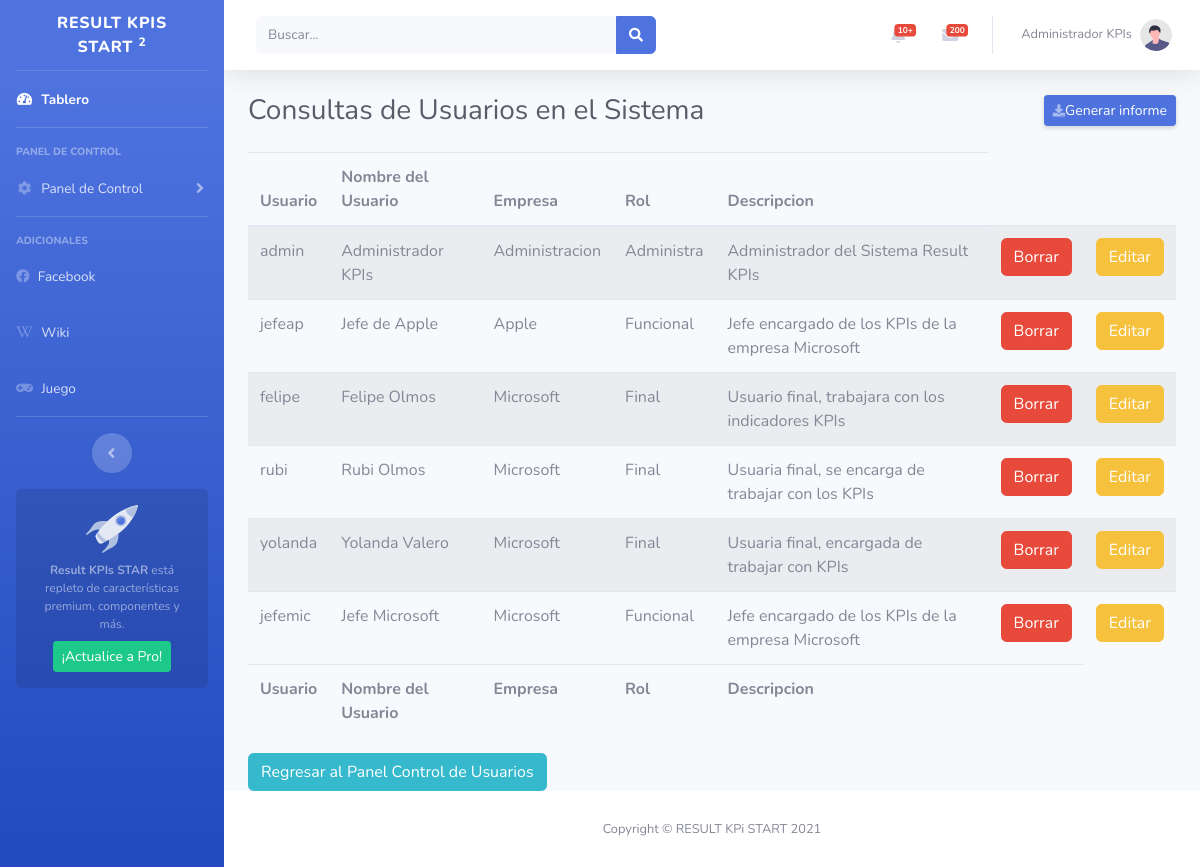
The page /ConsultasUsuarios.php (signed in) on the database its author committed.
### tables this page shows
CREATE TABLE `usuarios` (
  `id` int(11) NOT NULL,
  `usuario` varchar(40) NOT NULL,
  `contraseña` varchar(50) NOT NULL,
  `nombre` varchar(80) NOT NULL,
  `rol` int(11) NOT NULL,
  `descripcion` text DEFAULT NULL,
  `empresa_id` int(11) NOT NULL
);

CREATE TABLE `empresa` (
  `id` int(10) NOT NULL,
  `nombre` varchar(15) DEFAULT NULL
);

CREATE TABLE `roles` (
  `id` int(10) NOT NULL,
  `nivel` int(2) DEFAULT NULL,
  `tipo` varchar(10) DEFAULT NULL
);

### ConsultasUsuarios.php (the view, shortened to what this page needs)
<?php
$nombre = $_SESSION['nombre'];
?>
<!DOCTYPE html>
<html lang="es">
<head>
    <link href="vendor/fontawesome-free/css/all.min.css" rel="stylesheet" type="text/css">
    <link href="css/sb-admin-2.min.css" rel="stylesheet">
</head>
<body id="page-top">
    <div id="wrapper">
        <ul class="navbar-nav bg-gradient-primary sidebar sidebar-dark accordion" id="accordionSidebar">
            <a class="sidebar-brand d-flex align-items-center justify-content-center" href="principal.php">
                <div class="sidebar-brand-text mx-3">Result KPIs START <sup>2</sup></div>
            </a>
            <hr class="sidebar-divider my-0">
            <li class="nav-item active">
                <a class="nav-link" href="principal.php">
                    <i class="fas fa-fw fa-tachometer-alt"></i>
                    <span>Tablero</span></a>
            </li>
            <hr class="sidebar-divider">
            <div class="sidebar-heading">
                Panel de Control
            </div>
            <li class="nav-item">
                <a class="nav-link collapsed" href="#" data-toggle="collapse" data-target="#collapseTwo" aria-expanded="true" aria-controls="collapseTwo">
                    <i class="fas fa-fw fa-cog"></i>
                    <span>Panel de Control</span>
                </a>
            </li>
            <hr class="sidebar-divider">
            <div class="sidebar-heading">
                Adicionales
            </div>
            <li class="nav-item">
                <a class="nav-link" href="https://www.youtube.com/watch?v=DWcJFNfaw9c">
                    <i class="fab fa-facebook"></i>
                    <span>Facebook</span></a>
            </li>
            <li class="nav-item">
                <a class="nav-link" href="https://es.wikipedia.org/wiki/Wikipedia:Portada">
                    <i class="fab fa-wikipedia-w"></i>
                    <span>Wiki</span></a>
            </li>
            <li class="nav-item">
                <a class="nav-link" href="https://www.juegos.com">
                    <i class="fas fa-gamepad"></i>
                    <span>Juego</span></a>
            </li>
            <hr class="sidebar-divider d-none d-md-block">
            <div class="text-center d-none d-md-inline">
                <button class="rounded-circle border-0" id="sidebarToggle"></button>
            </div>
            <div class="sidebar-card">
                <img class="sidebar-card-illustration mb-2" src="img/undraw_rocket.svg" alt="">
                <p class="text-center mb-2"><strong>Result KPIs STAR</strong> está repleto de características premium, componentes y más.</p>
                <a class="btn btn-success btn-sm" href="404.html">¡Actualice a Pro!</a>
            </div>
        </ul>
        <div id="content-wrapper" class="d-flex flex-column">
            <div id="content">
                <nav class="navbar navbar-expand navbar-light bg-white topbar mb-4 static-top shadow">
                    <form class="d-none d-sm-inline-block form-inline mr-auto ml-md-3 my-2 my-md-0 mw-100 navbar-search">
                        <div class="input-group">
                            <input type="text" class="form-control bg-light border-0 small" placeholder="Buscar..." aria-label="Search" aria-describedby="basic-addon2">
                            <div class="input-group-append">
                                <button class="btn btn-primary" type="button">
                                    <i class="fas fa-search fa-sm"></i>
                                </button>
                            </div>
                        </div>
                    </form>
                    <ul class="navbar-nav ml-auto">
                        <li class="nav-item dropdown no-arrow mx-1">
                            <a class="nav-link dropdown-toggle" href="#" id="alertsDropdown" role="button" data-toggle="dropdown" aria-haspopup="true" aria-expanded="false">
                                <span class="badge badge-danger badge-counter">10+</span>
                            </a>
                        </li>
                        <li class="nav-item dropdown no-arrow mx-1">
                            <a class="nav-link dropdown-toggle" href="#" id="messagesDropdown" role="button" data-toggle="dropdown" aria-haspopup="true" aria-expanded="false">
                                <span class="badge badge-danger badge-counter">200</span>
                            </a>
                        </li>
                        <li class="nav-item dropdown no-arrow">
                            <a class="nav-link dropdown-toggle" href="#" id="userDropdown" role="button" data-toggle="dropdown" aria-haspopup="true" aria-expanded="false">
                                <span class="mr-2 d-none d-lg-inline text-gray-600 small"><?php echo $nombre; ?> </span>
                                <img class="img-profile rounded-circle" src="img/undraw_profile.svg">
                            </a>
                        </li>
                    </ul>
                </nav>
                <div class="container-fluid">
                    <div class="d-sm-flex align-items-center justify-content-between mb-4">
                        <h1 class="h3 mb-0 text-gray-800">Consultas de Usuarios en el Sistema</h1>
                        <a href="ReporteUsuarios.php" class="d-none d-sm-inline-block btn btn-sm btn-primary shadow-sm"><i class="fas fa-download fa-sm text-white-50"></i>Generar informe</a>
                    </div>
                    <?php
                    $mysqli = new mysqli("localhost", "root", "", "kpis");
                    $query = "SELECT usuarios.*, roles.tipo, empresa.nombre empresa_nombre
    FROM usuarios
   INNER JOIN roles ON usuarios.rol =roles.id
   INNER JOIN empresa ON usuarios.empresa_id=empresa.id order by empresa.id, usuarios.id desc ";
                    $result = $mysqli->query($query);
                    ?>
                    <table width="100%" class="table table-responsive table-striped">
                        <thead>
                            <tr>
                                <th>Usuario</th>
                                <th>Nombre del Usuario</th>
                                <th>Empresa</th>
                                <th>Rol</th>
                                <th>Descripcion</th>
                            </tr>
                        </thead>
                        <tbody>
                            <?php
                            if ($result->num_rows > 0) {
                                while ($row = $result->fetch_assoc()) {
                            ?>
                                    <tr>
                                        <td>
                                            <?php echo $row['usuario'] ?>
                                        </td>
                                        <td>
                                            <?php echo $row['nombre'] ?>
                                        </td>
                                        <td>
                                            <?php echo $row['empresa_nombre'] ?>
                                        </td>
                                        <td>
                                            <?php echo $row['tipo'] ?>
                                        </td>
                                        <td>
                                            <?php echo $row['descripcion'] ?>
                                        </td>
                                        <td>
                                            <a class="btn btn-danger" href="Borrar.php?Id=<?php echo $row['id'] ?>">Borrar</a>
                                        </td>
                                        <td>
                                            <a class="btn btn-warning" href="Modificausuarios.php?Id=<?php echo $row['id'] ?>">Editar</a>
                                        </td>
                                    </tr>
                            <?php
                                }
                            }
                            ?>
                        </tbody>
                        <tfoot>
                            <tr>
                                <th>Usuario</th>
                                <th>Nombre del Usuario</th>
                                <th>Empresa</th>
                                <th>Rol</th>
                                <th>Descripcion</th>
                                <th></th>
                            </tr>
                        </tfoot>
                    </table>
                    <a class="btn btn-info" href="ControlUsuarios.php">Regresar al Panel Control de Usuarios</a>
                </div>
            </div>
            <footer class="sticky-footer bg-white">
                <div class="container my-auto">
                    <div class="copyright text-center my-auto">
                        <span>Copyright &copy; RESULT KPi START 2021</span>
                    </div>
                </div>
            </footer>
        </div>
    </div>
</body>
</html>

### rows shown on the page
usuarios: usuario "admin", nombre "Administrador KPIs", empresa.nombre "Administracion", rol.tipo "Administra", descripcion "Administrador del Sistema Result KPIs"
usuarios: usuario "jefeap", nombre "Jefe de Apple", empresa.nombre "Apple", rol.tipo "Funcional", descripcion "Jefe encargado de los KPIs de la empresa Microsoft"
usuarios: usuario "felipe", nombre "Felipe Olmos", empresa.nombre "Microsoft", rol.tipo "Final", descripcion "Usuario final, trabajara con los indicadores KPIs"
usuarios: usuario "rubi", nombre "Rubi Olmos", empresa.nombre "Microsoft", rol.tipo "Final", descripcion "Usuaria final, se encarga de trabajar con los KPIs"
usuarios: usuario "yolanda", nombre "Yolanda Valero", empresa.nombre "Microsoft", rol.tipo "Final", descripcion "Usuaria final, encargada de trabajar con KPIs"
usuarios: usuario "jefemic", nombre "Jefe Microsoft", empresa.nombre "Microsoft", rol.tipo "Funcional", descripcion "Jefe encargado de los KPIs de la empresa Microsoft"

### other values the page prints
$nombre "Administrador KPIs"
